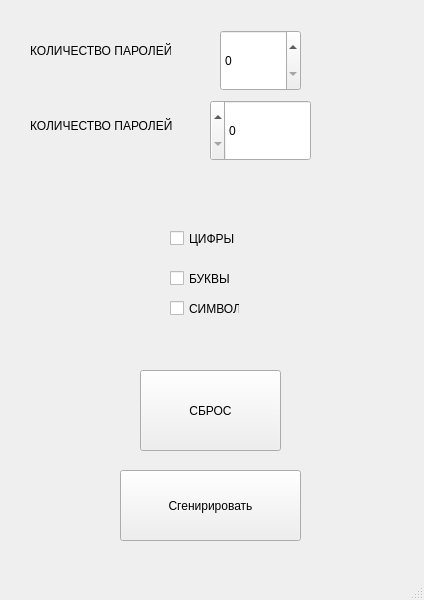
<?xml version="1.0" encoding="UTF-8"?>
<ui version="4.0">
 <class>MainWindow</class>
 <widget class="QMainWindow" name="MainWindow">
  <property name="geometry">
   <rect>
    <x>0</x>
    <y>0</y>
    <width>424</width>
    <height>600</height>
   </rect>
  </property>
  <property name="windowTitle">
   <string>Генератор паролей</string>
  </property>
  <widget class="QWidget" name="centralwidget">
   <widget class="QPushButton" name="gen">
    <property name="geometry">
     <rect>
      <x>120</x>
      <y>470</y>
      <width>181</width>
      <height>71</height>
     </rect>
    </property>
    <property name="text">
     <string>Сгенирировать</string>
    </property>
   </widget>
   <widget class="QLabel" name="label">
    <property name="geometry">
     <rect>
      <x>30</x>
      <y>80</y>
      <width>171</width>
      <height>91</height>
     </rect>
    </property>
    <property name="text">
     <string>КОЛИЧЕСТВО ПАРОЛЕЙ</string>
    </property>
   </widget>
   <widget class="QSpinBox" name="coun_pass">
    <property name="geometry">
     <rect>
      <x>210</x>
      <y>100</y>
      <width>101</width>
      <height>61</height>
     </rect>
    </property>
    <property name="toolTipDuration">
     <number>-1</number>
    </property>
    <property name="layoutDirection">
     <enum>Qt::RightToLeft</enum>
    </property>
   </widget>
   <widget class="QCheckBox" name="digit">
    <property name="geometry">
     <rect>
      <x>170</x>
      <y>230</y>
      <width>70</width>
      <height>17</height>
     </rect>
    </property>
    <property name="text">
     <string>ЦИФРЫ</string>
    </property>
   </widget>
   <widget class="QCheckBox" name="alpha">
    <property name="geometry">
     <rect>
      <x>170</x>
      <y>270</y>
      <width>70</width>
      <height>17</height>
     </rect>
    </property>
    <property name="text">
     <string>БУКВЫ</string>
    </property>
   </widget>
   <widget class="QCheckBox" name="symbol">
    <property name="geometry">
     <rect>
      <x>170</x>
      <y>300</y>
      <width>70</width>
      <height>17</height>
     </rect>
    </property>
    <property name="text">
     <string>СИМВОЛЫ</string>
    </property>
   </widget>
   <widget class="QPushButton" name="reset">
    <property name="geometry">
     <rect>
      <x>140</x>
      <y>370</y>
      <width>141</width>
      <height>81</height>
     </rect>
    </property>
    <property name="text">
     <string>СБРОС</string>
    </property>
   </widget>
   <widget class="QLabel" name="label_2">
    <property name="geometry">
     <rect>
      <x>30</x>
      <y>20</y>
      <width>141</width>
      <height>61</height>
     </rect>
    </property>
    <property name="text">
     <string>КОЛИЧЕСТВО ПАРОЛЕЙ</string>
    </property>
   </widget>
   <widget class="QSpinBox" name="count_symbols">
    <property name="geometry">
     <rect>
      <x>220</x>
      <y>30</y>
      <width>81</width>
      <height>61</height>
     </rect>
    </property>
   </widget>
  </widget>
  <widget class="QMenuBar" name="menubar">
   <property name="geometry">
    <rect>
     <x>0</x>
     <y>0</y>
     <width>424</width>
     <height>21</height>
    </rect>
   </property>
  </widget>
  <widget class="QStatusBar" name="statusbar"/>
 </widget>
 <resources/>
 <connections/>
</ui>
